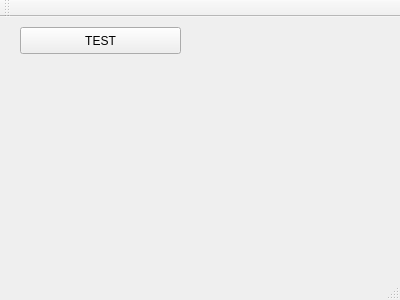
<?xml version="1.0" encoding="UTF-8"?>
<ui version="4.0">
 <class>MainWindow</class>
 <widget class="QMainWindow" name="MainWindow">
  <property name="geometry">
   <rect>
    <x>0</x>
    <y>0</y>
    <width>400</width>
    <height>300</height>
   </rect>
  </property>
  <property name="windowTitle">
   <string>MainWindow</string>
  </property>
  <widget class="QWidget" name="centralWidget">
   <widget class="QPushButton" name="pushButton_2">
    <property name="geometry">
     <rect>
      <x>20</x>
      <y>10</y>
      <width>161</width>
      <height>27</height>
     </rect>
    </property>
    <property name="text">
     <string>TEST</string>
    </property>
   </widget>
  </widget>
  <widget class="QMenuBar" name="menuBar">
   <property name="geometry">
    <rect>
     <x>0</x>
     <y>0</y>
     <width>400</width>
     <height>25</height>
    </rect>
   </property>
  </widget>
  <widget class="QToolBar" name="mainToolBar">
   <attribute name="toolBarArea">
    <enum>TopToolBarArea</enum>
   </attribute>
   <attribute name="toolBarBreak">
    <bool>false</bool>
   </attribute>
  </widget>
  <widget class="QStatusBar" name="statusBar"/>
 </widget>
 <layoutdefault spacing="6" margin="11"/>
 <resources/>
 <connections/>
</ui>
